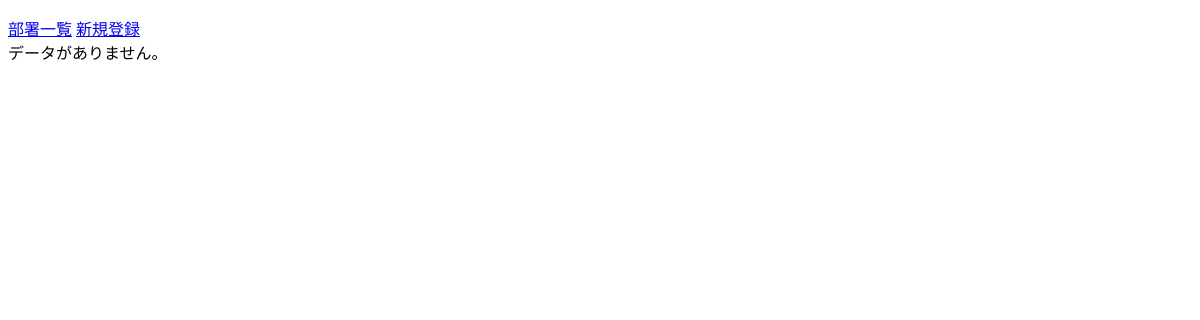
Before: / with the older database file.
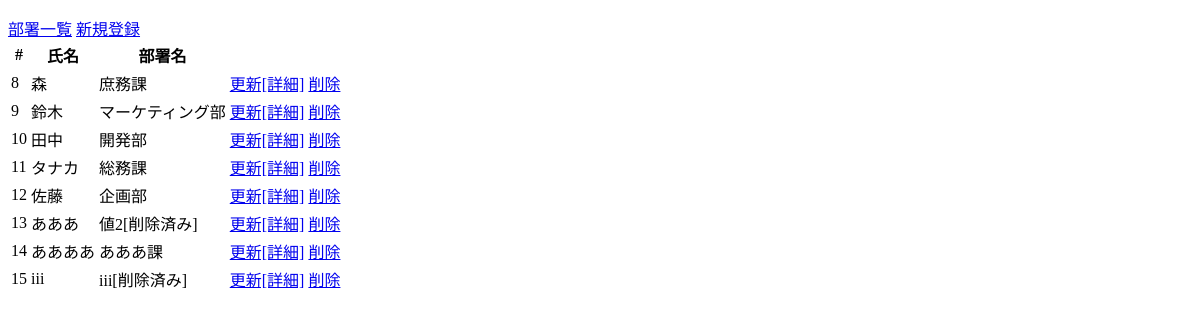
After: the same page with the newer database file.
### app/src/model/Employee.py (models this page shows, shortened)
class Employee(db.Model):
    __tablename__ = "employee"
    id = db.Column(db.Integer, primary_key=True,autoincrement=True)
    name = db.Column(db.String(20))
    age = db.Column(db.Integer)
    gender = db.Column(db.Integer)
    gender = db.Column(db.Integer)
    del_flag = db.Column(db.Integer)
    dept_id = db.Column(db.Integer,db.ForeignKey('department.id'))  # ('department.id')テーブルの名前を書く

### app/main.py (the view)
@app.route("/")  # ルートパスに対するルート定義
def index():
    dbses = db.session  # データベースセッションを開始
    emps = dbses.query(Employee).filter(Employee.del_flag == 0).all()  # del_flagが0のレコードをすべて取得
    for emp in emps:
        dept = dbses.query(Department).get(emp.dept_id)
        if dept:  # 部署が存在する場合
            if dept and dept.del_flag == 1:  # flagが1(論理削除)のときは削除済みと表示
                emp.dept_name = dept.name + "[削除済み]"
            else:
                emp.dept_name = dept.name  # 部署が存在する場合は名前を表示
        else:
            emp.dept_name = "部署なし"  # 部署が存在しない場合
    return render_template("index.html", datas=emps)  # 取得したデータをテンプレートに渡してレンダリング

### app/templates/index.html (shortened to what this page needs)
<!DOCTYPE html>
<html lang="ja">
<head>
</head>
<body>
    <div>
        <a href="{{url_for('dept_list.index')}}">部署一覧</a>
        <a href="{{url_for('eCreate')}}">新規登録</a>
    </div>
    {% if datas %}
        <table>
            <thead>
                <tr>
                    <th>#</th>
                    <th>氏名</th>
                    <th>部署名</th>
                    <th></th>
                    <th></th>
                </tr>
            </thead>
            <tbody>
                {% for data in datas %}
                    <tr>
                        <td>{{data.id}}</td>
                        <td>{{data.name}}</td>
                        <td>{{data.dept_name}}</td>
                        <td><a href="{{url_for('detail',id=data.id)}}">更新[詳細]</a></td>
                        <td><a href="#" onclick="confirmDelete('{{url_for('delete',id=data.id)}}')">削除</a></td>
                    </tr>
                {% endfor %}
            </tbody>
        </table>
    {% else %}
        データがありません。
    {% endif %}
</body>
</html>

Changed rows visible on the page:
added Employee: id "8", name "森", dept_name "庶務課"
added Employee: id "9", name "鈴木", dept_name "マーケティング部"
added Employee: id "10", name "田中", dept_name "開発部"
added Employee: id "11", name "タナカ", dept_name "総務課"
added Employee: id "12", name "佐藤", dept_name "企画部"
added Employee: id "13", name "あああ", dept_name "値2[削除済み]"
added Employee: id "14", name "ああああ", dept_name "あああ課"
added Employee: id "15", name "iii", dept_name "iii[削除済み]"
Other visible differences:
text no longer shown: "データがありません。"
text now shown: "# 氏名 部署名"
